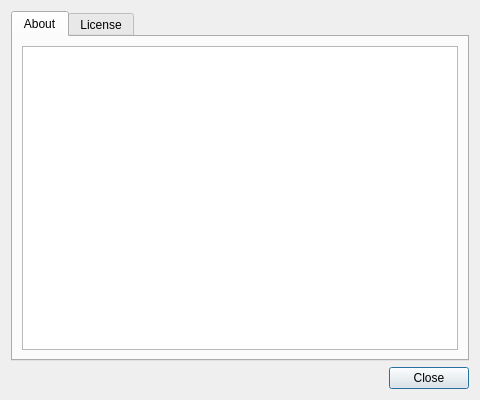
<?xml version="1.0" encoding="UTF-8"?>
<ui version="4.0">
 <class>AboutDialog</class>
 <widget class="QDialog" name="AboutDialog">
  <property name="geometry">
   <rect>
    <x>0</x>
    <y>0</y>
    <width>480</width>
    <height>400</height>
   </rect>
  </property>
  <property name="windowTitle">
   <string>About Nexus Forge</string>
  </property>
  <layout class="QVBoxLayout" name="verticalLayout">
   <item>
    <widget class="QTabWidget" name="tabWidget">
     <property name="currentIndex">
      <number>0</number>
     </property>
     <widget class="QWidget" name="tabInfo">
      <attribute name="title">
       <string>About</string>
      </attribute>
      <layout class="QVBoxLayout" name="verticalLayout_2">
       <item>
        <widget class="QTextBrowser" name="txtInfo">
         <property name="readOnly">
          <bool>true</bool>
         </property>
        </widget>
       </item>
      </layout>
     </widget>
     <widget class="QWidget" name="tabLicense">
      <attribute name="title">
       <string>License</string>
      </attribute>
      <layout class="QVBoxLayout" name="verticalLayout_3">
       <item>
        <widget class="QTextBrowser" name="txtLicense">
         <property name="readOnly">
          <bool>true</bool>
         </property>
        </widget>
       </item>
      </layout>
     </widget>
    </widget>
   </item>
   <item>
    <widget class="QDialogButtonBox" name="buttonBox">
     <property name="standardButtons">
      <set>QDialogButtonBox::Close</set>
     </property>
    </widget>
   </item>
  </layout>
 </widget>
 <resources/>
 <connections>
  <connection>
   <sender>buttonBox</sender>
   <signal>rejected()</signal>
   <receiver>AboutDialog</receiver>
   <slot>reject()</slot>
   <hints>
    <hint type="sourcelabel">
     <x>240</x>
     <y>380</y>
    </hint>
    <hint type="destinationlabel">
     <x>240</x>
     <y>200</y>
    </hint>
   </hints>
  </connection>
 </connections>
</ui>
